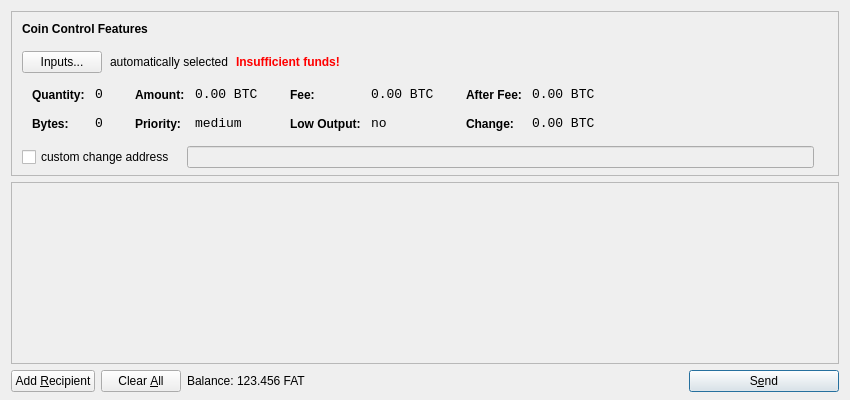
<?xml version="1.0" encoding="UTF-8"?>
<ui version="4.0">
 <class>SendCoinsDialog</class>
 <widget class="QDialog" name="SendCoinsDialog">
  <property name="geometry">
   <rect>
    <x>0</x>
    <y>0</y>
    <width>850</width>
    <height>400</height>
   </rect>
  </property>
  <property name="windowTitle">
   <string>Send Coins</string>
  </property>
  <layout class="QVBoxLayout" name="verticalLayout" stretch="0,1,0">
   <property name="bottomMargin">
    <number>8</number>
   </property>
   <item>
    <widget class="QFrame" name="frameCoinControl">
     <property name="sizePolicy">
      <sizepolicy hsizetype="Expanding" vsizetype="Expanding">
       <horstretch>0</horstretch>
       <verstretch>0</verstretch>
      </sizepolicy>
     </property>
     <property name="maximumSize">
      <size>
       <width>16777215</width>
       <height>16777215</height>
      </size>
     </property>
     <property name="frameShape">
      <enum>QFrame::StyledPanel</enum>
     </property>
     <property name="frameShadow">
      <enum>QFrame::Sunken</enum>
     </property>
     <layout class="QVBoxLayout" name="verticalLayoutCoinControl2">
      <property name="spacing">
       <number>-1</number>
      </property>
      <property name="leftMargin">
       <number>0</number>
      </property>
      <property name="topMargin">
       <number>0</number>
      </property>
      <property name="rightMargin">
       <number>0</number>
      </property>
      <property name="bottomMargin">
       <number>6</number>
      </property>
      <item>
       <layout class="QVBoxLayout" name="verticalLayoutCoinControl" stretch="0,0,0,0,1">
        <property name="spacing">
         <number>0</number>
        </property>
        <property name="leftMargin">
         <number>10</number>
        </property>
        <property name="topMargin">
         <number>10</number>
        </property>
        <item>
         <layout class="QHBoxLayout" name="horizontalLayoutCoinControl1">
          <property name="bottomMargin">
           <number>15</number>
          </property>
          <item>
           <widget class="QLabel" name="labelCoinControlFeatures">
            <property name="sizePolicy">
             <sizepolicy hsizetype="Preferred" vsizetype="Maximum">
              <horstretch>0</horstretch>
              <verstretch>0</verstretch>
             </sizepolicy>
            </property>
            <property name="font">
             <font>
              <weight>75</weight>
              <bold>true</bold>
             </font>
            </property>
            <property name="styleSheet">
             <string notr="true">font-weight:bold;</string>
            </property>
            <property name="text">
             <string>Coin Control Features</string>
            </property>
           </widget>
          </item>
         </layout>
        </item>
        <item>
         <layout class="QHBoxLayout" name="horizontalLayoutCoinControl2" stretch="0,0,0,0">
          <property name="spacing">
           <number>8</number>
          </property>
          <property name="bottomMargin">
           <number>10</number>
          </property>
          <item>
           <widget class="QPushButton" name="pushButtonCoinControl">
            <property name="styleSheet">
             <string notr="true"/>
            </property>
            <property name="text">
             <string>Inputs...</string>
            </property>
           </widget>
          </item>
          <item>
           <widget class="QLabel" name="labelCoinControlAutomaticallySelected">
            <property name="text">
             <string>automatically selected</string>
            </property>
            <property name="margin">
             <number>5</number>
            </property>
           </widget>
          </item>
          <item>
           <widget class="QLabel" name="labelCoinControlInsuffFunds">
            <property name="font">
             <font>
              <weight>75</weight>
              <bold>true</bold>
             </font>
            </property>
            <property name="styleSheet">
             <string notr="true">color:red;font-weight:bold;</string>
            </property>
            <property name="text">
             <string>Insufficient funds!</string>
            </property>
            <property name="margin">
             <number>5</number>
            </property>
           </widget>
          </item>
          <item>
           <spacer name="horizontalSpacerCoinControl">
            <property name="orientation">
             <enum>Qt::Horizontal</enum>
            </property>
            <property name="sizeHint" stdset="0">
             <size>
              <width>40</width>
              <height>1</height>
             </size>
            </property>
           </spacer>
          </item>
         </layout>
        </item>
        <item>
         <widget class="QWidget" name="widgetCoinControl" native="true">
          <property name="sizePolicy">
           <sizepolicy hsizetype="Preferred" vsizetype="Preferred">
            <horstretch>0</horstretch>
            <verstretch>0</verstretch>
           </sizepolicy>
          </property>
          <property name="minimumSize">
           <size>
            <width>0</width>
            <height>0</height>
           </size>
          </property>
          <property name="styleSheet">
           <string notr="true"/>
          </property>
          <layout class="QHBoxLayout" name="horizontalLayoutCoinControl5">
           <property name="margin">
            <number>0</number>
           </property>
           <item>
            <layout class="QHBoxLayout" name="horizontalLayoutCoinControl3" stretch="0,0,0,1">
             <property name="spacing">
              <number>20</number>
             </property>
             <property name="topMargin">
              <number>0</number>
             </property>
             <property name="bottomMargin">
              <number>10</number>
             </property>
             <item>
              <layout class="QFormLayout" name="formLayoutCoinControl1">
               <property name="horizontalSpacing">
                <number>10</number>
               </property>
               <property name="verticalSpacing">
                <number>14</number>
               </property>
               <property name="leftMargin">
                <number>10</number>
               </property>
               <property name="topMargin">
                <number>4</number>
               </property>
               <property name="rightMargin">
                <number>6</number>
               </property>
               <item row="0" column="0">
                <widget class="QLabel" name="labelCoinControlQuantityText">
                 <property name="styleSheet">
                  <string notr="true">font-weight:bold;</string>
                 </property>
                 <property name="text">
                  <string>Quantity:</string>
                 </property>
                 <property name="margin">
                  <number>0</number>
                 </property>
                </widget>
               </item>
               <item row="0" column="1">
                <widget class="QLabel" name="labelCoinControlQuantity">
                 <property name="font">
                  <font>
                   <family>Monospace</family>
                   <pointsize>10</pointsize>
                  </font>
                 </property>
                 <property name="cursor">
                  <cursorShape>IBeamCursor</cursorShape>
                 </property>
                 <property name="contextMenuPolicy">
                  <enum>Qt::ActionsContextMenu</enum>
                 </property>
                 <property name="text">
                  <string notr="true">0</string>
                 </property>
                 <property name="margin">
                  <number>0</number>
                 </property>
                 <property name="textInteractionFlags">
                  <set>Qt::LinksAccessibleByMouse|Qt::TextSelectableByKeyboard|Qt::TextSelectableByMouse</set>
                 </property>
                </widget>
               </item>
               <item row="1" column="0">
                <widget class="QLabel" name="labelCoinControlBytesText">
                 <property name="styleSheet">
                  <string notr="true">font-weight:bold;</string>
                 </property>
                 <property name="text">
                  <string>Bytes:</string>
                 </property>
                </widget>
               </item>
               <item row="1" column="1">
                <widget class="QLabel" name="labelCoinControlBytes">
                 <property name="font">
                  <font>
                   <family>Monospace</family>
                   <pointsize>10</pointsize>
                  </font>
                 </property>
                 <property name="cursor">
                  <cursorShape>IBeamCursor</cursorShape>
                 </property>
                 <property name="contextMenuPolicy">
                  <enum>Qt::ActionsContextMenu</enum>
                 </property>
                 <property name="text">
                  <string notr="true">0</string>
                 </property>
                 <property name="textInteractionFlags">
                  <set>Qt::LinksAccessibleByMouse|Qt::TextSelectableByKeyboard|Qt::TextSelectableByMouse</set>
                 </property>
                </widget>
               </item>
              </layout>
             </item>
             <item>
              <layout class="QFormLayout" name="formLayoutCoinControl2">
               <property name="horizontalSpacing">
                <number>10</number>
               </property>
               <property name="verticalSpacing">
                <number>14</number>
               </property>
               <property name="leftMargin">
                <number>6</number>
               </property>
               <property name="topMargin">
                <number>4</number>
               </property>
               <property name="rightMargin">
                <number>6</number>
               </property>
               <item row="0" column="0">
                <widget class="QLabel" name="labelCoinControlAmountText">
                 <property name="styleSheet">
                  <string notr="true">font-weight:bold;</string>
                 </property>
                 <property name="text">
                  <string>Amount:</string>
                 </property>
                 <property name="margin">
                  <number>0</number>
                 </property>
                </widget>
               </item>
               <item row="0" column="1">
                <widget class="QLabel" name="labelCoinControlAmount">
                 <property name="font">
                  <font>
                   <family>Monospace</family>
                   <pointsize>10</pointsize>
                  </font>
                 </property>
                 <property name="cursor">
                  <cursorShape>IBeamCursor</cursorShape>
                 </property>
                 <property name="contextMenuPolicy">
                  <enum>Qt::ActionsContextMenu</enum>
                 </property>
                 <property name="text">
                  <string notr="true">0.00 BTC</string>
                 </property>
                 <property name="textInteractionFlags">
                  <set>Qt::LinksAccessibleByMouse|Qt::TextSelectableByKeyboard|Qt::TextSelectableByMouse</set>
                 </property>
                </widget>
               </item>
               <item row="1" column="0">
                <widget class="QLabel" name="labelCoinControlPriorityText">
                 <property name="styleSheet">
                  <string notr="true">font-weight:bold;</string>
                 </property>
                 <property name="text">
                  <string>Priority:</string>
                 </property>
                </widget>
               </item>
               <item row="1" column="1">
                <widget class="QLabel" name="labelCoinControlPriority">
                 <property name="font">
                  <font>
                   <family>Monospace</family>
                   <pointsize>10</pointsize>
                  </font>
                 </property>
                 <property name="cursor">
                  <cursorShape>IBeamCursor</cursorShape>
                 </property>
                 <property name="contextMenuPolicy">
                  <enum>Qt::ActionsContextMenu</enum>
                 </property>
                 <property name="text">
                  <string>medium</string>
                 </property>
                 <property name="textInteractionFlags">
                  <set>Qt::LinksAccessibleByMouse|Qt::TextSelectableByKeyboard|Qt::TextSelectableByMouse</set>
                 </property>
                </widget>
               </item>
              </layout>
             </item>
             <item>
              <layout class="QFormLayout" name="formLayoutCoinControl3">
               <property name="horizontalSpacing">
                <number>10</number>
               </property>
               <property name="verticalSpacing">
                <number>14</number>
               </property>
               <property name="leftMargin">
                <number>6</number>
               </property>
               <property name="topMargin">
                <number>4</number>
               </property>
               <property name="rightMargin">
                <number>6</number>
               </property>
               <item row="0" column="0">
                <widget class="QLabel" name="labelCoinControlFeeText">
                 <property name="styleSheet">
                  <string notr="true">font-weight:bold;</string>
                 </property>
                 <property name="text">
                  <string>Fee:</string>
                 </property>
                 <property name="margin">
                  <number>0</number>
                 </property>
                </widget>
               </item>
               <item row="0" column="1">
                <widget class="QLabel" name="labelCoinControlFee">
                 <property name="font">
                  <font>
                   <family>Monospace</family>
                   <pointsize>10</pointsize>
                  </font>
                 </property>
                 <property name="cursor">
                  <cursorShape>IBeamCursor</cursorShape>
                 </property>
                 <property name="contextMenuPolicy">
                  <enum>Qt::ActionsContextMenu</enum>
                 </property>
                 <property name="text">
                  <string notr="true">0.00 BTC</string>
                 </property>
                 <property name="textInteractionFlags">
                  <set>Qt::LinksAccessibleByMouse|Qt::TextSelectableByKeyboard|Qt::TextSelectableByMouse</set>
                 </property>
                </widget>
               </item>
               <item row="1" column="0">
                <widget class="QLabel" name="labelCoinControlLowOutputText">
                 <property name="styleSheet">
                  <string notr="true">font-weight:bold;</string>
                 </property>
                 <property name="text">
                  <string>Low Output:</string>
                 </property>
                </widget>
               </item>
               <item row="1" column="1">
                <widget class="QLabel" name="labelCoinControlLowOutput">
                 <property name="font">
                  <font>
                   <family>Monospace</family>
                   <pointsize>10</pointsize>
                  </font>
                 </property>
                 <property name="cursor">
                  <cursorShape>IBeamCursor</cursorShape>
                 </property>
                 <property name="contextMenuPolicy">
                  <enum>Qt::ActionsContextMenu</enum>
                 </property>
                 <property name="text">
                  <string>no</string>
                 </property>
                 <property name="textInteractionFlags">
                  <set>Qt::LinksAccessibleByMouse|Qt::TextSelectableByKeyboard|Qt::TextSelectableByMouse</set>
                 </property>
                </widget>
               </item>
              </layout>
             </item>
             <item>
              <layout class="QFormLayout" name="formLayoutCoinControl4">
               <property name="horizontalSpacing">
                <number>10</number>
               </property>
               <property name="verticalSpacing">
                <number>14</number>
               </property>
               <property name="leftMargin">
                <number>6</number>
               </property>
               <property name="topMargin">
                <number>4</number>
               </property>
               <property name="rightMargin">
                <number>6</number>
               </property>
               <item row="0" column="0">
                <widget class="QLabel" name="labelCoinControlAfterFeeText">
                 <property name="styleSheet">
                  <string notr="true">font-weight:bold;</string>
                 </property>
                 <property name="text">
                  <string>After Fee:</string>
                 </property>
                 <property name="margin">
                  <number>0</number>
                 </property>
                </widget>
               </item>
               <item row="0" column="1">
                <widget class="QLabel" name="labelCoinControlAfterFee">
                 <property name="font">
                  <font>
                   <family>Monospace</family>
                   <pointsize>10</pointsize>
                  </font>
                 </property>
                 <property name="cursor">
                  <cursorShape>IBeamCursor</cursorShape>
                 </property>
                 <property name="contextMenuPolicy">
                  <enum>Qt::ActionsContextMenu</enum>
                 </property>
                 <property name="text">
                  <string notr="true">0.00 BTC</string>
                 </property>
                 <property name="textInteractionFlags">
                  <set>Qt::LinksAccessibleByMouse|Qt::TextSelectableByKeyboard|Qt::TextSelectableByMouse</set>
                 </property>
                </widget>
               </item>
               <item row="1" column="0">
                <widget class="QLabel" name="labelCoinControlChangeText">
                 <property name="styleSheet">
                  <string notr="true">font-weight:bold;</string>
                 </property>
                 <property name="text">
                  <string>Change:</string>
                 </property>
                </widget>
               </item>
               <item row="1" column="1">
                <widget class="QLabel" name="labelCoinControlChange">
                 <property name="font">
                  <font>
                   <family>Monospace</family>
                   <pointsize>10</pointsize>
                  </font>
                 </property>
                 <property name="cursor">
                  <cursorShape>IBeamCursor</cursorShape>
                 </property>
                 <property name="contextMenuPolicy">
                  <enum>Qt::ActionsContextMenu</enum>
                 </property>
                 <property name="text">
                  <string notr="true">0.00 BTC</string>
                 </property>
                 <property name="textInteractionFlags">
                  <set>Qt::LinksAccessibleByMouse|Qt::TextSelectableByKeyboard|Qt::TextSelectableByMouse</set>
                 </property>
                </widget>
               </item>
              </layout>
             </item>
            </layout>
           </item>
          </layout>
         </widget>
        </item>
        <item>
         <layout class="QHBoxLayout" name="horizontalLayoutCoinControl4" stretch="0,0,0">
          <property name="spacing">
           <number>12</number>
          </property>
          <property name="sizeConstraint">
           <enum>QLayout::SetDefaultConstraint</enum>
          </property>
          <property name="topMargin">
           <number>5</number>
          </property>
          <property name="rightMargin">
           <number>5</number>
          </property>
          <item>
           <widget class="QCheckBox" name="checkBoxCoinControlChange">
            <property name="text">
             <string>custom change address</string>
            </property>
           </widget>
          </item>
          <item>
           <widget class="QLineEdit" name="lineEditCoinControlChange">
            <property name="enabled">
             <bool>false</bool>
            </property>
            <property name="sizePolicy">
             <sizepolicy hsizetype="Expanding" vsizetype="Fixed">
              <horstretch>0</horstretch>
              <verstretch>0</verstretch>
             </sizepolicy>
            </property>
           </widget>
          </item>
          <item>
           <widget class="QLabel" name="labelCoinControlChangeLabel">
            <property name="sizePolicy">
             <sizepolicy hsizetype="Preferred" vsizetype="Expanding">
              <horstretch>0</horstretch>
              <verstretch>0</verstretch>
             </sizepolicy>
            </property>
            <property name="minimumSize">
             <size>
              <width>0</width>
              <height>0</height>
             </size>
            </property>
            <property name="text">
             <string/>
            </property>
            <property name="margin">
             <number>3</number>
            </property>
           </widget>
          </item>
         </layout>
        </item>
        <item>
         <spacer name="verticalSpacerCoinControl">
          <property name="orientation">
           <enum>Qt::Vertical</enum>
          </property>
          <property name="sizeHint" stdset="0">
           <size>
            <width>800</width>
            <height>1</height>
           </size>
          </property>
         </spacer>
        </item>
       </layout>
      </item>
     </layout>
    </widget>
   </item>
   <item>
    <widget class="QScrollArea" name="scrollArea">
     <property name="widgetResizable">
      <bool>true</bool>
     </property>
     <widget class="QWidget" name="scrollAreaWidgetContents">
      <property name="geometry">
       <rect>
        <x>0</x>
        <y>0</y>
        <width>830</width>
        <height>165</height>
       </rect>
      </property>
      <layout class="QVBoxLayout" name="verticalLayout_2">
       <property name="margin">
        <number>0</number>
       </property>
       <item>
        <layout class="QVBoxLayout" name="entries">
         <property name="spacing">
          <number>6</number>
         </property>
        </layout>
       </item>
       <item>
        <spacer name="verticalSpacer">
         <property name="orientation">
          <enum>Qt::Vertical</enum>
         </property>
         <property name="sizeHint" stdset="0">
          <size>
           <width>20</width>
           <height>40</height>
          </size>
         </property>
        </spacer>
       </item>
      </layout>
     </widget>
    </widget>
   </item>
   <item>
    <layout class="QHBoxLayout" name="horizontalLayout">
     <item>
      <widget class="QPushButton" name="addButton">
       <property name="toolTip">
        <string>Send to multiple recipients at once</string>
       </property>
       <property name="text">
        <string>Add &amp;Recipient</string>
       </property>
       <property name="icon">
        <iconset resource="../bitcoin.qrc">
         <normaloff>:/icons/add</normaloff>:/icons/add</iconset>
       </property>
       <property name="autoDefault">
        <bool>false</bool>
       </property>
      </widget>
     </item>
     <item>
      <widget class="QPushButton" name="clearButton">
       <property name="sizePolicy">
        <sizepolicy hsizetype="Minimum" vsizetype="Fixed">
         <horstretch>0</horstretch>
         <verstretch>0</verstretch>
        </sizepolicy>
       </property>
       <property name="toolTip">
        <string>Remove all transaction fields</string>
       </property>
       <property name="text">
        <string>Clear &amp;All</string>
       </property>
       <property name="icon">
        <iconset resource="../bitcoin.qrc">
         <normaloff>:/icons/remove</normaloff>:/icons/remove</iconset>
       </property>
       <property name="autoRepeatDelay">
        <number>300</number>
       </property>
       <property name="autoDefault">
        <bool>false</bool>
       </property>
      </widget>
     </item>
     <item>
      <layout class="QHBoxLayout" name="horizontalLayout_2">
       <property name="spacing">
        <number>3</number>
       </property>
       <item>
        <widget class="QLabel" name="label">
         <property name="text">
          <string>Balance:</string>
         </property>
        </widget>
       </item>
       <item>
        <widget class="QLabel" name="labelBalance">
         <property name="cursor">
          <cursorShape>IBeamCursor</cursorShape>
         </property>
         <property name="text">
          <string>123.456 FAT</string>
         </property>
         <property name="textInteractionFlags">
          <set>Qt::LinksAccessibleByMouse|Qt::TextSelectableByKeyboard|Qt::TextSelectableByMouse</set>
         </property>
        </widget>
       </item>
      </layout>
     </item>
     <item>
      <spacer name="horizontalSpacer">
       <property name="orientation">
        <enum>Qt::Horizontal</enum>
       </property>
       <property name="sizeHint" stdset="0">
        <size>
         <width>40</width>
         <height>20</height>
        </size>
       </property>
      </spacer>
     </item>
     <item>
      <widget class="QPushButton" name="sendButton">
       <property name="minimumSize">
        <size>
         <width>150</width>
         <height>0</height>
        </size>
       </property>
       <property name="toolTip">
        <string>Confirm the send action</string>
       </property>
       <property name="text">
        <string>S&amp;end</string>
       </property>
       <property name="icon">
        <iconset resource="../bitcoin.qrc">
         <normaloff>:/icons/send</normaloff>:/icons/send</iconset>
       </property>
       <property name="default">
        <bool>true</bool>
       </property>
      </widget>
     </item>
    </layout>
   </item>
  </layout>
 </widget>
 <resources>
  <include location="../bitcoin.qrc"/>
 </resources>
 <connections/>
</ui>
